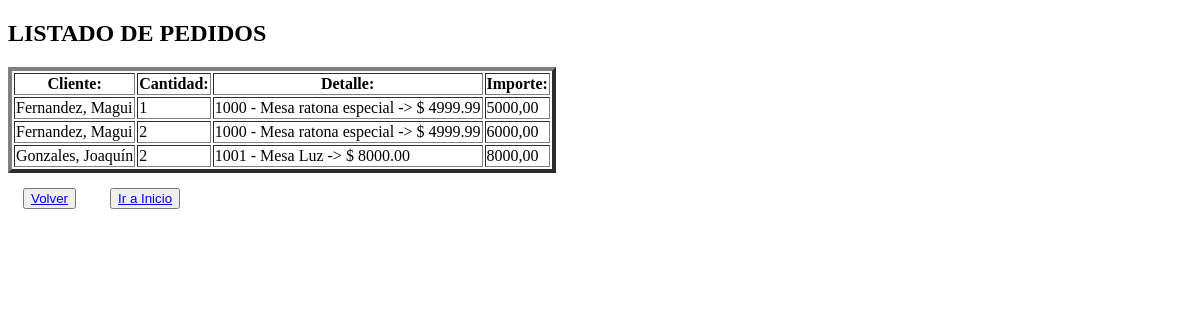
/pedido/pedido/list/, run on an earlier commit of the app's database.
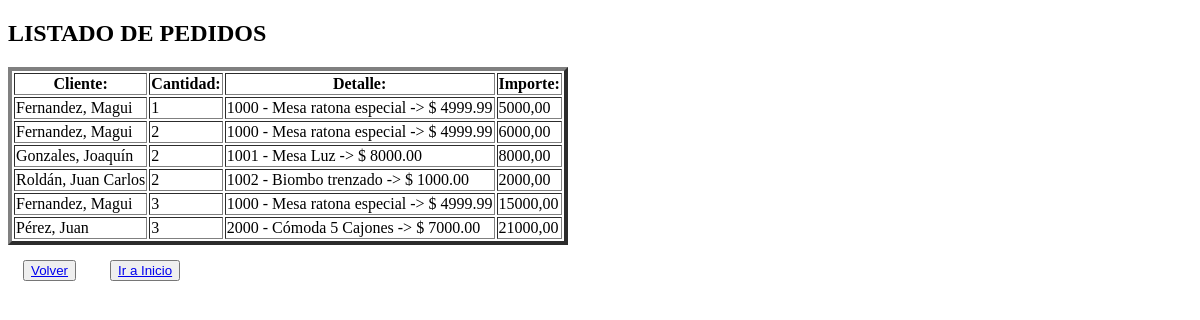
And on a later commit of the database.
### apps/pedido/models.py (models this page shows, shortened)
class Pedido(models.Model):
    cliente_pedido = models.ForeignKey(Cliente, null=True, blank=True, on_delete=models.SET_NULL)
    cantidad_articulos = models.IntegerField()
    articulo_pedido = models.ForeignKey(Producto, null=True, blank=True, on_delete=models.SET_NULL)
    importe = models.DecimalField(max_digits=12, decimal_places=2)

### apps/cliente/models.py (models this page shows)
class Cliente(models.Model):
    nombre = models.CharField(max_length=100)
    apellido = models.CharField(max_length=100)
    email = models.CharField(max_length=150)
    domicilio = models.CharField(max_length=200)
    provincia_id = models.ForeignKey(Provincia, null=True, blank=True, on_delete=models.SET_NULL)
    condicion_iva_id = models.ForeignKey(Condicion_iva, null=True, blank=True, on_delete=models.SET_NULL)
    tipo_documento_id = models.ForeignKey(Tipo_documento, null=True, blank=True, on_delete=models.SET_NULL)
    nro_documento = models.CharField(max_length=100)
    def __str__(self) -> str:
        return f"{self.apellido}, {self.nombre}"

### apps/producto/models.py (models this page shows)
class Producto(models.Model):
    numero_articulo = models.IntegerField(unique=True)
    nombre_producto = models.CharField(max_length=100, unique=True)
    precio = models.DecimalField(max_digits=12, decimal_places=2)
    def __str__(self) -> str:
        return f"{self.numero_articulo} - {self.nombre_producto} -> $ {self.precio}"

### apps/pedido/views.py (the view)
# urls.py: path("pedido/list/", views.pedido_list, name="pedido_list"),
def pedido_list(request):
    consulta = models.Pedido.objects.all()
    contexto = {"listado_pedidos": consulta}
    return render(request, "pedido/pedido_list.html", contexto)

### apps/pedido/templates/pedido/pedido_list.html (shortened to what this page needs)
{% extends 'core/base.html' %}
{% block contenido %}
    <h2>
        LISTADO DE PEDIDOS
    </h2>
    <table border="4">
        <thead>
        <th>Cliente:</th>
        <th>Cantidad:</th>
        <th>Detalle:</th>
        <th>Importe:</th>
        </thead>
        <tbody>
            {% for variable_pedido in listado_pedidos %}
                <tr>
                    <td> {{ variable_pedido.cliente_pedido }} </td>
                    <td> {{ variable_pedido.cantidad_articulos }} </td>
                    <td> {{ variable_pedido.articulo_pedido }} </td>
                    <td> {{ variable_pedido.importe }} </td>
                </tr>
            {% endfor %}
        </tbody>
    </table>
    <button><a href="{% url 'pedido:index' %}"> Volver </a></button>
    <button><a href="{% url 'core:index' %}"> Ir a Inicio </a></button>
{% endblock contenido %}

### apps/core/templates/core/base.html (shortened to what this page needs)
<!DOCTYPE html>
<html lang="es">
<head>
</head>
<body>
    {% block contenido %}
    {% endblock contenido %}
</body>
</html>

### apps/pedido/templates/pedido/pedido_list.html (style rules this page uses)
button { margin: 15px; }

What changed in the data, as far as the page shows it:
added Pedido: cliente_pedido "Roldán, Juan Carlos", cantidad_articulos "2", articulo_pedido "1002 - Biombo trenzado -> $ 1000.00", importe "2000,00"
added Pedido: cliente_pedido "Fernandez, Magui", cantidad_articulos "3", articulo_pedido "1000 - Mesa ratona especial -> $ 4999.99", importe "15000,00"
added Pedido: cliente_pedido "Pérez, Juan", cantidad_articulos "3", articulo_pedido "2000 - Cómoda 5 Cajones -> $ 7000.00", importe "21000,00"
